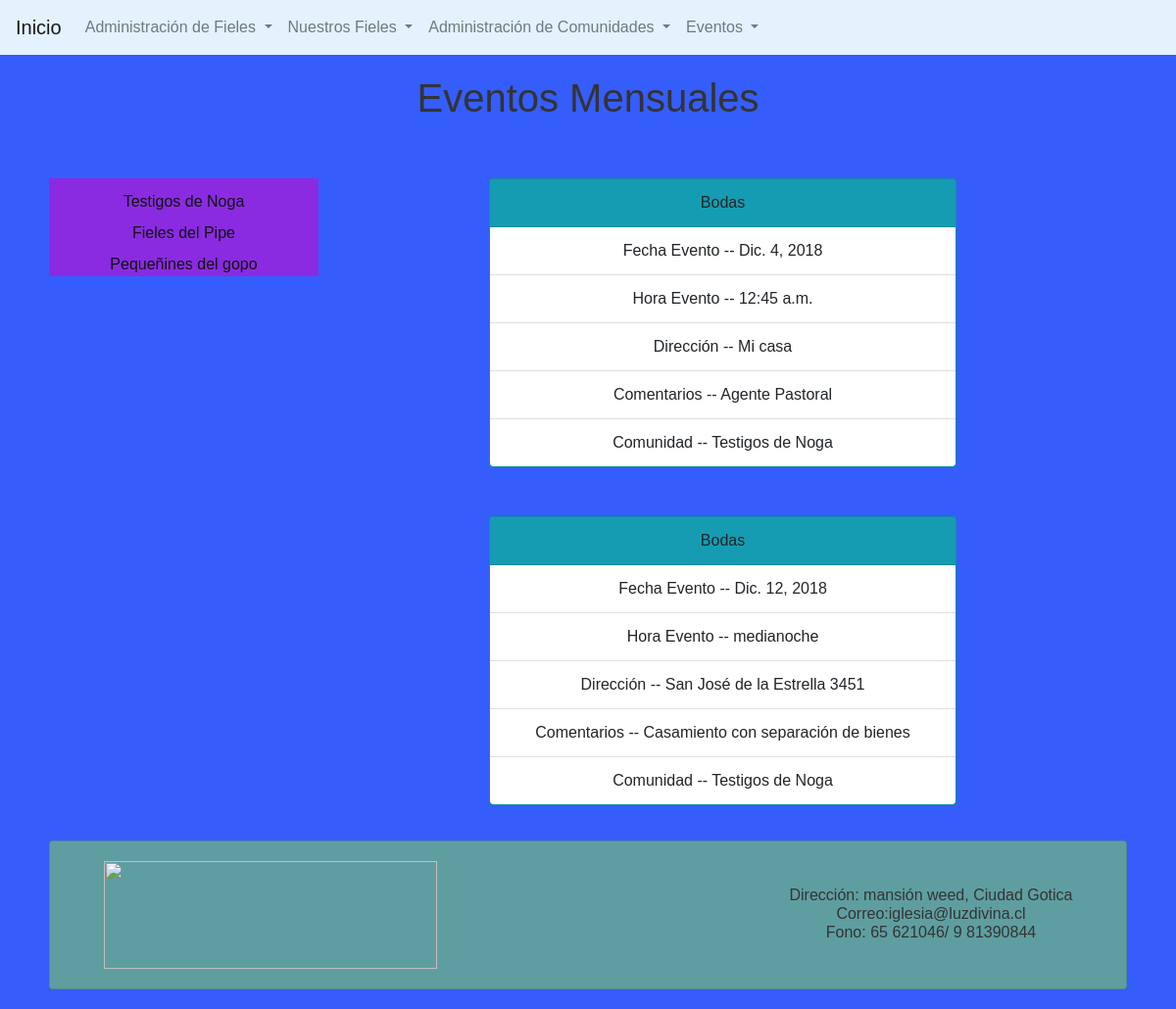
The page /lista_eventos_filtro_comunidad/c/1/ on the database its author committed.
### core/models.py (models this page shows, shortened)
class Comunidad(models.Model):
    descripcion = models.CharField(max_length=30)
    ubicacion = models.CharField(max_length=30)
    class Meta:
        verbose_name = "Comunidad"
        verbose_name_plural = "Comunidades"

class Evento(models.Model):
    fecha_evento = models.DateField(auto_now=False, auto_now_add=False)
    hora_evento = models.TimeField(auto_now=False, auto_now_add=False)
    descripcion = models.CharField(max_length=50)
    direccion = models.CharField(max_length=50)
    tipo_evento = models.ForeignKey(TipoEvento, on_delete=models.CASCADE)
    comunidad = models.ForeignKey(Comunidad, on_delete=models.CASCADE, null=True)
    class Meta:
        verbose_name = "Evento"
        verbose_name_plural = "Eventos"

class TipoEvento(models.Model):
    descripcion = models.CharField(max_length=30)
    def __str__(self):
        return self.descripcion
    class Meta:
        verbose_name = "Tipo de Evento"
        verbose_name_plural = "Tipos de Evento"

### core/views.py (the view)
# urls.py: path('lista_eventos_filtro_comunidad/c/<int:comunidad>/', views.ListadoEventosFiltroComunidad, name='lista_eventos_filtro_comunidad'),
def ListadoEventosFiltroComunidad(request, comunidad):
    eventos = Evento.objects.filter(comunidad__pk=comunidad)
    return render(request, 'core/lista_eventos_filtro_comunidad.html', {'eventos':eventos})

### core/processors.py (called while the page is built)
def VariableBase(request):
    tipos_persona = TipoPersona.objects.all()
    tipos_evento = TipoEvento.objects.all()
    comunidades = Comunidad.objects.all()
    variables = {
        'tp':tipos_persona,
        'te':tipos_evento,
        'c':comunidades,
    }
    return variables

### core/templates/core/lista_eventos_filtro_comunidad.html (shortened to what this page needs)
{% extends 'core/base.html' %}
{% load static %}
{% block contenido %}
<h1>Eventos Mensuales</h1>
<div class="row">
    <div class="col-sm-3" style="margin-top: 50px; background-color: blueviolet;height: 100px;">
        {% if c %}
        {% for c in c %}
        <a class="dropdown-item" href="{% url 'lista_eventos_filtro_comunidad' c.id %}">{{c.descripcion}}</a>
        {% endfor%}
        {% else %}
        No hay tipos de evento
        {% endif%}
    </div>
    {% if eventos %}
    <div class="col-sm-9">
        {%for e in eventos %}
        <div class="card  bg-info mb-3" style="width: 60%; margin: 50px 20% 20px;text-align: center">
            <div class="card-header">
                {{e.tipo_evento}}
            </div>
            <ul class="list-group list-group-flush">
                <li class="list-group-item">Fecha Evento -- {{e.fecha_evento}}</li>
                <li class="list-group-item">Hora Evento -- {{e.hora_evento }}</li>
                <li class="list-group-item">Dirección -- {{e.direccion }}</li>
                <li class="list-group-item">Comentarios -- {{e.descripcion }}</li>
                <li class="list-group-item">Comunidad -- {{e.comunidad.descripcion}}</li>
            </ul>
        </div>
        {% endfor %}
    </div>
    {% endif%}
</div>
{% endblock contenido %}

### core/static/core/css/estilo_general.css (style rules this page uses)
body { background-color: aqua; }
.card { background-color: cadetblue; text-align: center; margin: 20px 50px; }
.row { text-align: center; margin: 20px 50px; margin-top: 0%; }
h1 { text-align: center; color: aliceblue; font-family: 'Times New Roman', Times, serif; size: 15px; margin-top: 20px; }
@media only screen and (min-width: 500px) { body { background-image:url(https://www.solofondos.com/wp-content/uploads/2015/11/Fondos-para-paginas-web-grandes.jpg); background-repeat:repeat; background-position:top left; background-attachment:fixed; background-color:#355dfc; } }
body { font-family:Arial, Arial, Helvetica, sans-serif; }
h1, h2, h3, h4, h5, h6, #header .title { font-family:Arial, Verdada, Arial, Helvetica, sans-serif; color:#333; }
a:link, a:visited { color:#111; }

### rows shown on the page
Comunidad: descripcion "Testigos de Noga"
Comunidad: descripcion "Fieles del Pipe"
Comunidad: descripcion "Pequeñines del gopo"
Evento: tipo_evento "Bodas", fecha_evento "Dic. 4, 2018", hora_evento "12:45 a.m.", direccion "Mi casa", descripcion "Agente Pastoral", comunidad.descripcion "Testigos de Noga"
Evento: tipo_evento "Bodas", fecha_evento "Dic. 12, 2018", hora_evento "medianoche", direccion "San José de la Estrella 3451", descripcion "Casamiento con separación de bienes", comunidad.descripcion "Testigos de Noga"
